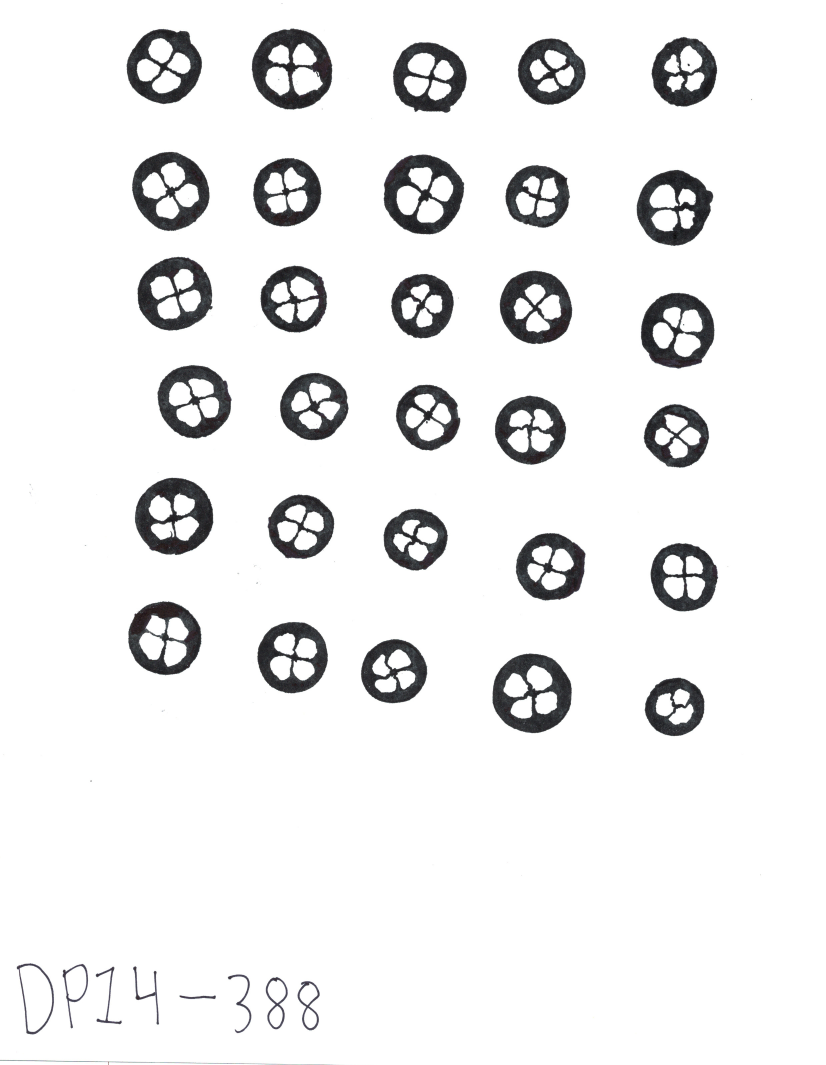
#> input picture Internal_Structure/PDF/Stamp_photos/JPG/pagina_1.jpg, 2478 x 3195 px, found by its file name (shown at 1/3 size)
$ jupyter execute --allow-errors Locules_detection.ipynb
#> lines starting #> are read from the running program, lines starting #| are printed output that depends on the picture; after the words box and inside, x2 and y2 are one past the last pixel; in counts of white or black regions, pixels touching at a corner belong together
[cell 1]
import fitz
import cv2
import csv
import imutils
import numpy as np
import matplotlib.pyplot as plt
import pytesseract

[cell 2]
pdf_document = "/Users/alejandra/Documents/GitHub/CranberryLab/External_structure/PDF/Stamp_photos/pagina_1.pdf"
#> (the rest of this cell did not finish here and is left out)

[cell 3]
# Read image
img = cv2.imread('/Users/alejandra/Documents/GitHub/CranberryLab/External_structure/PDF/Stamp_photos/JPG/pagina_1.jpg') #BGR image
#> img is the input picture: shape (3195, 2478, 3); mean B, G, R 237, 236.7, 236.6
gray = cv2.cvtColor(img, cv2.COLOR_BGR2GRAY) # Gray image
rgb_image = cv2.cvtColor(img, cv2.COLOR_BGR2RGB) # RGB image

# Look our image
plt.imshow(rgb_image)
plt.axis('off')
plt.show()

#> (a cell that did not finish here is left out)

[cell 5]
# Aplicar umbral para binarizar la imagen
_, binary = cv2.threshold(gray, 150, 255, cv2.THRESH_BINARY_INV)
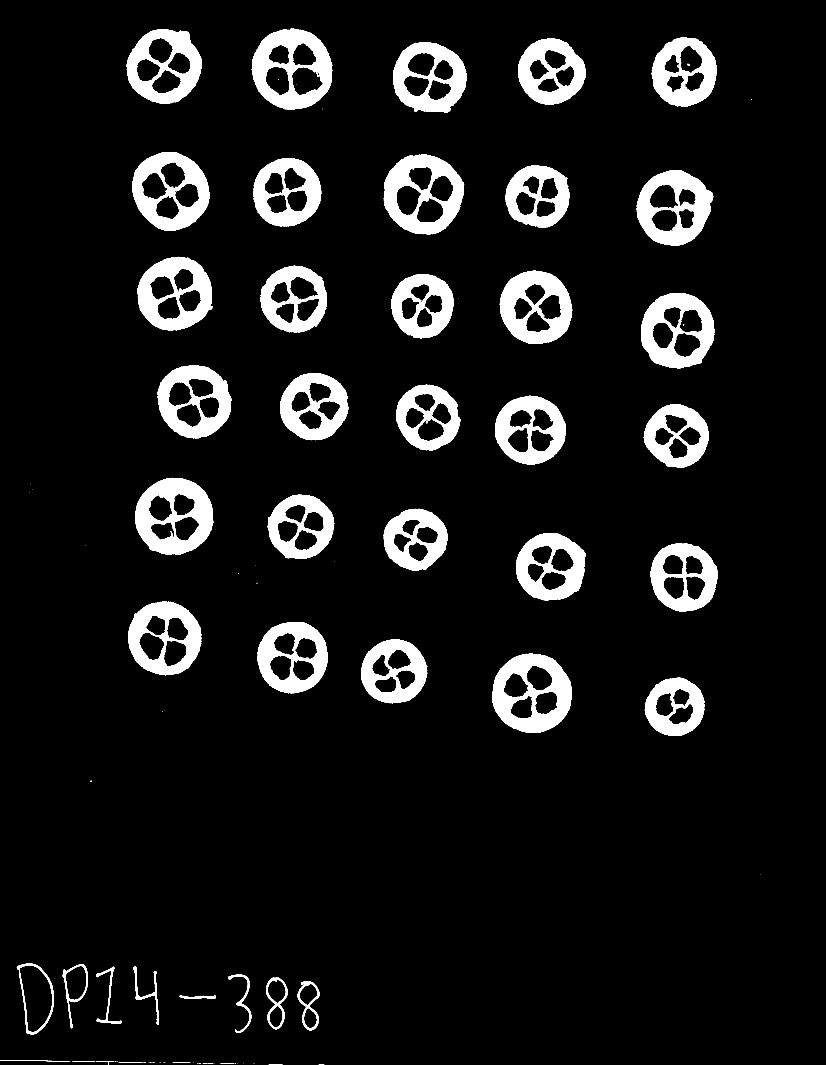
#> binary: shape (3195, 2478) (shown at 1/3 size); 8.9% white; 96 white regions (49 under 20 px), largest, box (x1, y1, x2, y2) and area: (1478, 1960, 1715, 2199) 29953, (755, 86, 997, 329) 29540, (405, 1433, 640, 1665) 29297

# Aplicar cierre morfológico para rellenar huecos pequeños
kernel = cv2.getStructuringElement(cv2.MORPH_ELLIPSE, (5, 5))
closed_binary = cv2.morphologyEx(binary, cv2.MORPH_CLOSE, kernel)
#> closed_binary: shape (3195, 2478); 8.9% white; 91 white regions (45 under 20 px)

# Encontrar contornos en la imagen cerrada
contours, hierarchy = cv2.findContours(closed_binary, cv2.RETR_TREE, cv2.CHAIN_APPROX_SIMPLE)
#> contours = 216 contours, 50 with area under 20; largest, box (x1, y1, x2, y2) and area: (755, 86, 997, 329) 45569, (1151, 464, 1393, 703) 44470, (1478, 1960, 1715, 2199) 44316, (405, 1433, 640, 1665) 42144, (396, 456, 629, 693) 41619

# Crear una máscara vacía para rellenar contornos
filled_mask = np.zeros_like(closed_binary)
cv2.drawContours(filled_mask, contours, -1, (255), thickness=-1)

# Filtrar contornos padres basados en circularidad
def is_contour_bad(c, min_area=500, min_circularity=0.6, max_circularity=1.2):
#> called with c = array of shape (2, 1, 2), min_area = 500, min_circularity = 0.6, max_circularity = 1.2
    area = cv2.contourArea(c)
#> area = 0
    perimeter = cv2.arcLength(c, True)
#> perimeter = 32
    if perimeter == 0:
        return True
    circularity = 4 * np.pi * (area / (perimeter * perimeter))
#> circularity = 0
    return area < min_area or not (min_circularity <= circularity <= max_circularity)

filtered_contours = [
    i for i in range(len(contours))
    if hierarchy[0][i][3] == -1 and not is_contour_bad(contours[i])
]
#> filtered_contours = 31 values from 44 to 209

# Detectar frutos y sus lóculos
fruit_locus_map = {}
for i in filtered_contours:
    fruit_locus_map[i] = []
    for j in range(len(contours)):
        if hierarchy[0][j][3] == i:
            fruit_locus_map[i].append(j)
#> this loop made 31 passes
#> i on passes 1 to 8: 44, 50, 54, 59, 65, 70, 80, 85
#> after the loop, fruit_locus_map = 31 items

# Filtrar lóculos muy pequeños
min_locus_area = 50
filtered_fruit_locus_map = {
    fruit_idx: [loculus_idx for loculus_idx in loculi if cv2.contourArea(contours[loculus_idx]) > min_locus_area]
    for fruit_idx, loculi in fruit_locus_map.items()
    if len(loculi) > 1  # Mantener solo padres con más de un contorno hijo
}
#> filtered_fruit_locus_map = 30 items

# Dibujar frutos, lóculos y anotaciones
image_with_contours = img.copy()

for fruit_idx, loculi in filtered_fruit_locus_map.items():
    # Dibujar contorno del fruto
    cv2.drawContours(image_with_contours, contours, fruit_idx, (0, 255, 0), 4)

    # Dibujar contornos de los lóculos asociados al fruto
    for loculus_idx in loculi:
        cv2.drawContours(image_with_contours, contours, loculus_idx, (255, 0, 0), 3)

    # Obtener la posición del fruto para anotar el número de lóculos
    x, y, w, h = cv2.boundingRect(contours[fruit_idx])
    num_loculi = len(loculi)

    # Crear una capa transparente para el rectángulo y el texto
    overlay = image_with_contours.copy()

    # Dibujar un rectángulo como fondo del texto en la capa transparente
    cv2.rectangle(
        overlay,
        (x, y - 60),  # Coordenadas superiores
        (x + 120, y),  # Coordenadas inferiores
        (255, 182, 193),  # Color rosa pastel
        -1  # Relleno completo
    )

    # Dibujar el texto en la capa transparente
    cv2.putText(
        overlay,
        f"{num_loculi}",
        (x + 20, y - 10),  # Coordenadas del texto
        cv2.FONT_HERSHEY_SIMPLEX,
        2,  # Tamaño de la fuente
        (0, 0, 0),  # Color negro
        6,  # Grosor del texto
        cv2.LINE_AA
    )

    # Combinar la capa con opacidad
    alpha = 0.5  # Nivel de opacidad
    cv2.addWeighted(overlay, alpha, image_with_contours, 1 - alpha, 0, image_with_contours)
#> this loop made 30 passes
#> (fruit_idx, loculi, x, y, w, h, num_loculi) on passes 1 to 8: (50, [51, 52, 53], 1934, 2033, 179, 175, 3), (54, [55, 56, 57, 58], 1478, 1960, 237, 239, 4), (59, [60, 61, 62, 64], 1083, 1918, 199, 192, 4), (65, [66, 67, 68, 69], 772, 1866, 211, 214, 4), (70, [71, 72, 73, 74], 385, 1804, 219, 222, 4), (80, [81, 82, 83, 84], 1952, 1629, 202, 205, 4), (85, [86, 87, 88, 89], 1548, 1599, 208, 203, 4), (90, [91, 92, 93, 94], 1151, 1526, 193, 186, 4)
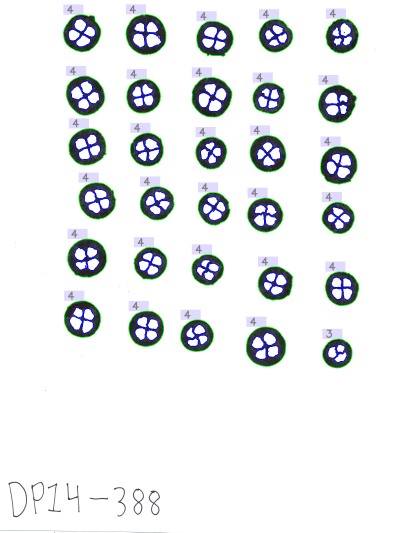
#> image_with_contours: shape (3195, 2478, 3) (shown at 1/6 size); mean B, G, R 236.7, 234.8, 232

# Mostrar la imagen final con anotaciones
plt.figure(figsize=(15, 15))
plt.imshow(cv2.cvtColor(image_with_contours, cv2.COLOR_BGR2RGB))
plt.title("Frutos con más de un lóculo y anotaciones")
plt.axis('off')
plt.show()

# Guardar la imagen anotada
output_path = "/Users/alejandra/Documents/GitHub/CranberryLab/External_structure/PDF/Stamp_photos/JPG/frutos_locus_anotados.png"
cv2.imwrite(output_path, image_with_contours)
print(f"Imagen anotada guardada en: {output_path}")

[cell 6]
# Contar frutos (contornos externos) detectados después del filtrado
filtered_fruit_count = len(filtered_fruit_locus_map)
#> filtered_fruit_count = 30
print(f"Número total de frutos detectados después del filtrado: {filtered_fruit_count}")
#| Número total de frutos detectados después del filtrado: 30

[cell 7]
import pytesseract
from PIL import Image
import re

# Configurar la ruta de Tesseract en macOS
pytesseract.pytesseract.tesseract_cmd = "/opt/homebrew/bin/tesseract"

# Preprocesar la imagen para OCR
# Convertir a escala de grises
gray = cv2.cvtColor(img, cv2.COLOR_BGR2GRAY)

# Aplicar filtro de suavizado para reducir ruido
blurred = cv2.GaussianBlur(gray, (5, 5), 0)

# Aplicar umbral adaptativo para mejorar el contraste
_, binary = cv2.threshold(blurred, 0, 255, cv2.THRESH_BINARY + cv2.THRESH_OTSU)
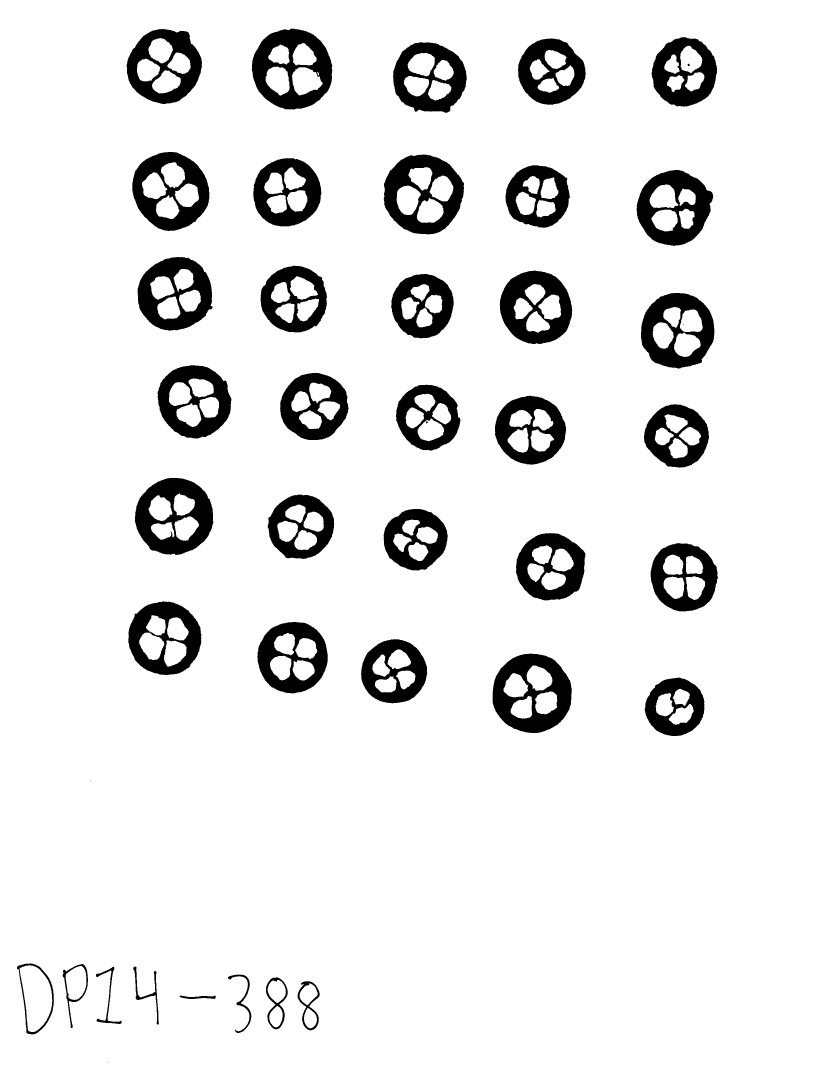
#> binary: shape (3195, 2478) (shown at 1/3 size); 91.1% white; 43 black regions (3 under 20 px), largest, box (x1, y1, x2, y2) and area: (1478, 1961, 1715, 2199) 29991, (755, 86, 997, 329) 29620, (405, 1433, 640, 1665) 29360

# Usar Tesseract para extraer texto
#> (the rest of this cell did not finish here and is left out)

[cell 8]
# Convertir a espacio de color HSV para aislar el amarillo
hsv = cv2.cvtColor(img, cv2.COLOR_BGR2HSV)
#> hsv: shape (3195, 2478, 3); mean H, S, V 11.8, 2.7, 237.1

# Definir el rango de color amarillo en HSV
lower_yellow = np.array([20, 100, 100])
upper_yellow = np.array([30, 255, 255])

# Crear una máscara para el color amarillo
yellow_mask = cv2.inRange(hsv, lower_yellow, upper_yellow)
#> yellow_mask: shape (3195, 2478); every value is 0

# Encontrar contornos en la máscara
contours, _ = cv2.findContours(yellow_mask, cv2.RETR_EXTERNAL, cv2.CHAIN_APPROX_SIMPLE)
#> contours = []

# Filtrar solo contornos rectangulares
rectangle_contours = []
for contour in contours:
    # Aproximar el contorno
    epsilon = 0.02 * cv2.arcLength(contour, True)
    approx = cv2.approxPolyDP(contour, epsilon, True)

    # Verificar si tiene 4 lados y es convexo
    if len(approx) == 4 and cv2.isContourConvex(approx):
        rectangle_contours.append(approx)
#> this loop made 0 passes
#> after the loop, rectangle_contours = []

# Dibujar los rectángulos detectados en la imagen original
output_img = img.copy()
cv2.drawContours(output_img, rectangle_contours, -1, (0, 255, 0), 4)  # Verde para el contorno

# Mostrar la imagen con los rectángulos detectados
plt.figure(figsize=(10, 10))
plt.imshow(cv2.cvtColor(output_img, cv2.COLOR_BGR2RGB))
plt.title("Rectángulos Amarillos Detectados")
plt.axis('off')
plt.show()

# Guardar la imagen con los rectángulos detectados
output_path = "/mnt/data/rectangulos_amarillos_detectados.png"
cv2.imwrite(output_path, output_img)
print(f"Imagen guardada en: {output_path}")

$ run again, with Internal_Structure/PDF/Stamp_photos/JPG/pagina_10.jpg copied over Internal_Structure/PDF/Stamp_photos/JPG/pagina_1.jpg
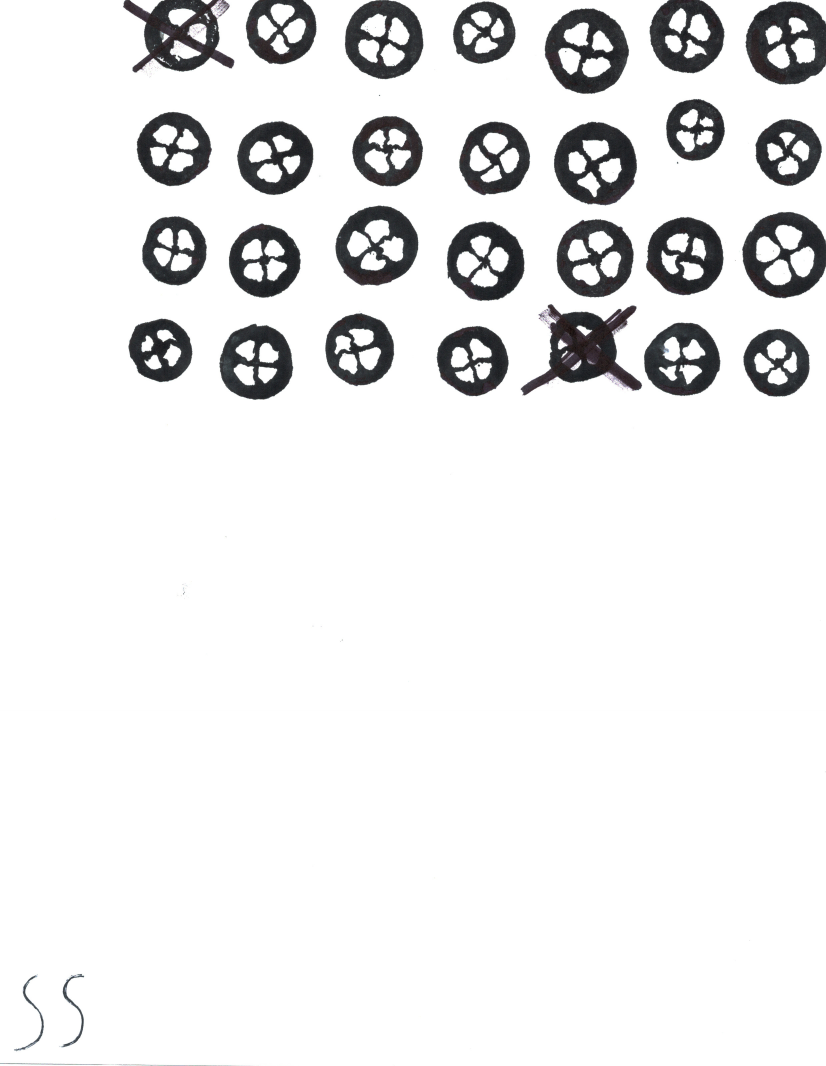
#> input picture Internal_Structure/PDF/Stamp_photos/JPG/pagina_10.jpg, 2478 x 3198 px, found by its file name (shown at 1/3 size)
#> img is the input picture: shape (3198, 2478, 3); mean B, G, R 234.2, 233.9, 233.8
#> `_, binary = cv2.threshold(gray, 150, 255, cv2.THRESH_BINARY_INV)`:
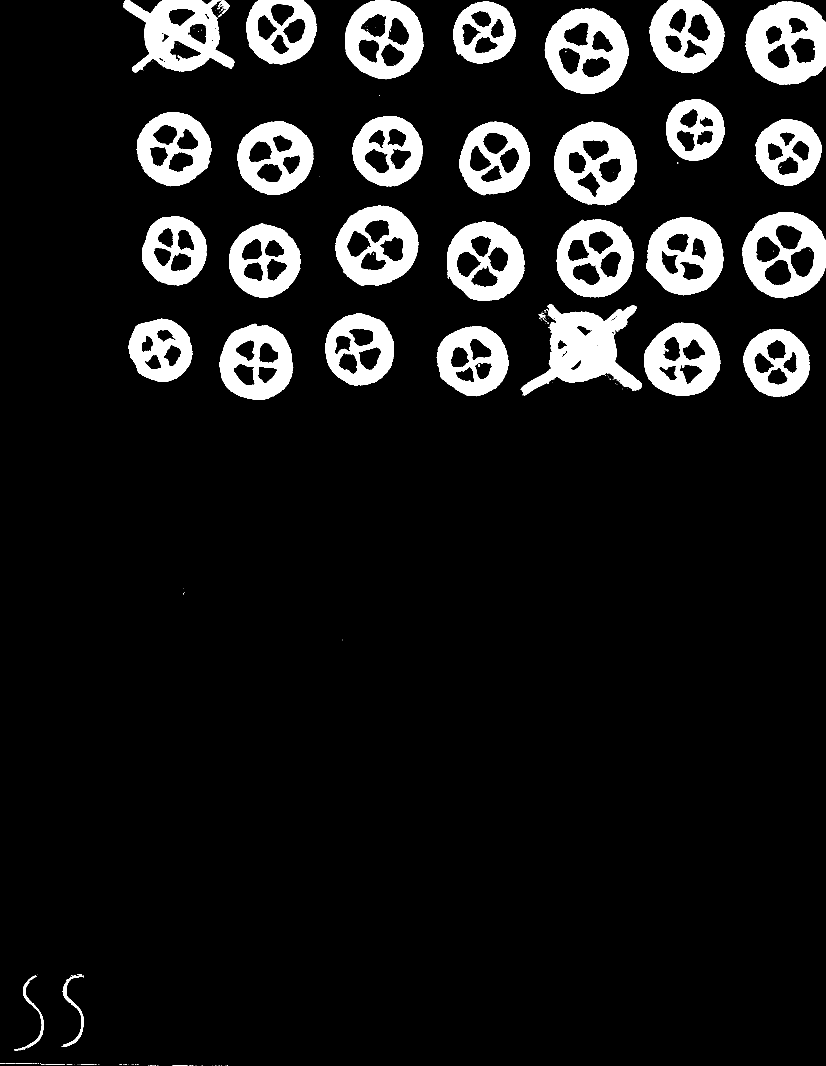
#> binary: shape (3198, 2478) (shown at 1/3 size); 10.1% white; 181 white regions (140 under 20 px), largest, box (x1, y1, x2, y2) and area: (1562, 913, 1926, 1186) 44466, (2237, 4, 2478, 254) 37514, (369, 0, 703, 217) 36074
#> closed_binary: shape (3198, 2478); 10.2% white; 131 white regions (95 under 20 px)
#> `contours, hierarchy = cv2.findContours(closed_binary, cv2.RETR_TREE, c..`: contours = 249 contours, 99 with area under 20; largest, box (x1, y1, x2, y2) and area: (2227, 636, 2478, 895) 50728, (1634, 25, 1887, 281) 49230, (2237, 4, 2478, 254) 48550, (1662, 365, 1911, 616) 48188, (1562, 913, 1926, 1186) 46172
#> area = 0
#> perimeter = 4
#> circularity = 0
#> filtered_contours = 26 values from 62 to 229
#> the loop `for i in filtered_contours:` made 26 passes
#> i on passes 1 to 8: 62, 67, 74, 79, 88, 95, 112, 117
#> after the loop `for i in filtered_contours:`: fruit_locus_map = 26 items
#> the loop `for fruit_idx, loculi in filtered_fruit_locus_map.items():` made 26 passes
#> (fruit_idx, loculi, x, y, w, h) on passes 1 to 8: (62, [63, 64, 65, 66], 2230, 987, 199, 203), (67, [68, 69, 70, 71], 1310, 978, 216, 211), (74, [75, 76, 77, 78], 658, 971, 222, 228), (79, [80, 81, 82, 83], 1932, 968, 229, 220), (88, [89, 90, 91, 92], 385, 956, 192, 190), (95, [96, 98, 99, 100], 976, 939, 206, 219), (112, [113, 114, 115, 116], 687, 671, 215, 222), (117, [118, 119, 120, 121], 1341, 665, 232, 238)
#> filtered_fruit_count = 26
#| Número total de frutos detectados después del filtrado: 26
#> `_, binary = cv2.threshold(blurred, 0, 255, cv2.THRESH_BINARY + cv2.THR..`:
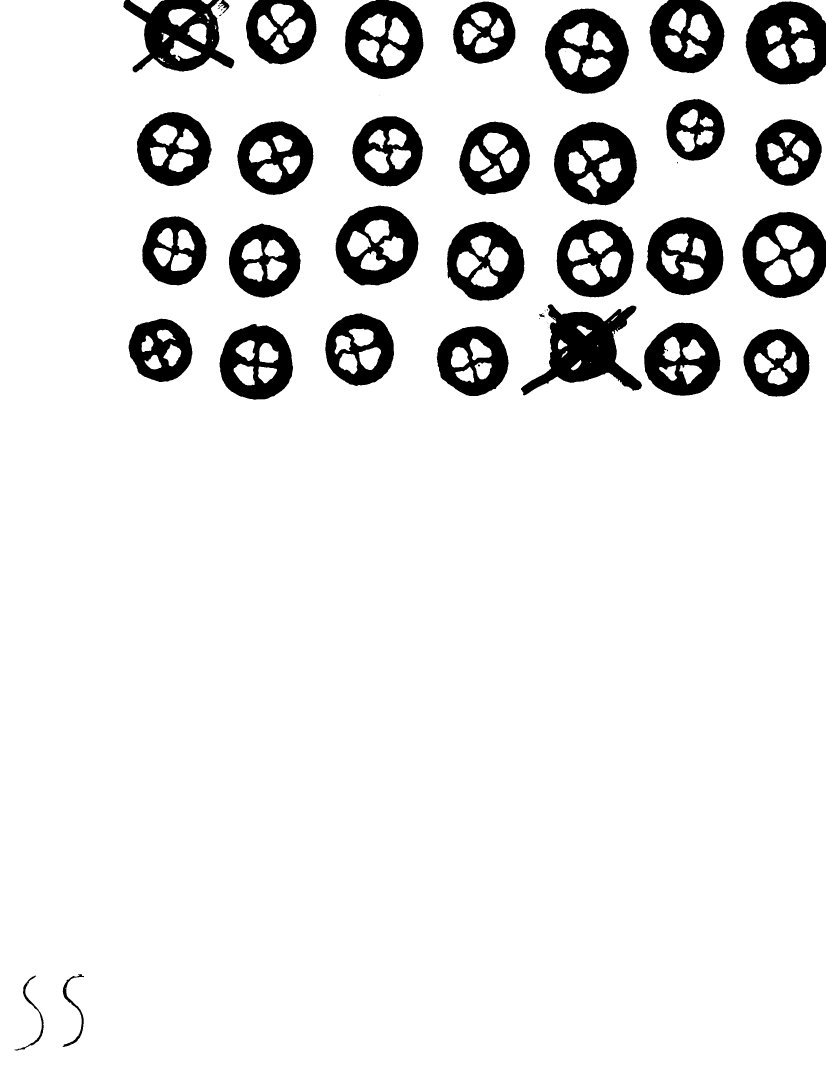
#> binary: shape (3198, 2478) (shown at 1/3 size); 89.9% white; 51 black regions (17 under 20 px), largest, box (x1, y1, x2, y2) and area: (1563, 913, 1926, 1186) 44536, (2237, 4, 2478, 253) 37516, (370, 0, 703, 217) 36117
#> hsv: shape (3198, 2478, 3); mean H, S, V 13, 3.2, 234.3
#> yellow_mask: shape (3198, 2478); every value is 0
#> `contours, _ = cv2.findContours(yellow_mask, cv2.RETR_EXTERNAL, cv2.CHA..`: contours = []
